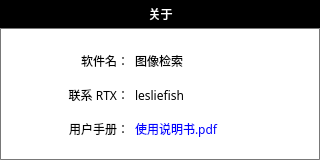
<?xml version="1.0" encoding="UTF-8"?>
<ui version="4.0">
 <class>AboutDlg</class>
 <widget class="QDialog" name="AboutDlg">
  <property name="geometry">
   <rect>
    <x>0</x>
    <y>0</y>
    <width>320</width>
    <height>160</height>
   </rect>
  </property>
  <property name="minimumSize">
   <size>
    <width>320</width>
    <height>160</height>
   </size>
  </property>
  <property name="maximumSize">
   <size>
    <width>320</width>
    <height>160</height>
   </size>
  </property>
  <property name="font">
   <font>
    <family>微软雅黑</family>
   </font>
  </property>
  <property name="windowTitle">
   <string>Dialog</string>
  </property>
  <property name="styleSheet">
   <string notr="true">QWidget#AboutDlg
{
background:#F7F7F7;
border: 1px solid #999999;
border-radius: 1px;
}</string>
  </property>
  <layout class="QGridLayout" name="gridLayout_2">
   <property name="leftMargin">
    <number>0</number>
   </property>
   <property name="topMargin">
    <number>0</number>
   </property>
   <property name="rightMargin">
    <number>0</number>
   </property>
   <property name="bottomMargin">
    <number>0</number>
   </property>
   <property name="spacing">
    <number>0</number>
   </property>
   <item row="0" column="0">
    <layout class="QVBoxLayout" name="verticalLayout">
     <item>
      <widget class="QWidget" name="m_titleWidget" native="true">
       <property name="maximumSize">
        <size>
         <width>16777215</width>
         <height>28</height>
        </size>
       </property>
       <property name="styleSheet">
        <string notr="true">QWidget#m_titleWidget
{
background:rgb(0, 0, 0);
}</string>
       </property>
       <layout class="QGridLayout" name="gridLayout">
        <property name="leftMargin">
         <number>0</number>
        </property>
        <property name="topMargin">
         <number>0</number>
        </property>
        <property name="rightMargin">
         <number>0</number>
        </property>
        <property name="bottomMargin">
         <number>0</number>
        </property>
        <property name="spacing">
         <number>0</number>
        </property>
        <item row="0" column="0">
         <layout class="QHBoxLayout" name="horizontalLayout">
          <item>
           <spacer name="horizontalSpacer_3">
            <property name="orientation">
             <enum>Qt::Horizontal</enum>
            </property>
            <property name="sizeType">
             <enum>QSizePolicy::Fixed</enum>
            </property>
            <property name="sizeHint" stdset="0">
             <size>
              <width>35</width>
              <height>28</height>
             </size>
            </property>
           </spacer>
          </item>
          <item>
           <spacer name="horizontalSpacer_2">
            <property name="orientation">
             <enum>Qt::Horizontal</enum>
            </property>
            <property name="sizeHint" stdset="0">
             <size>
              <width>40</width>
              <height>20</height>
             </size>
            </property>
           </spacer>
          </item>
          <item>
           <widget class="QPushButton" name="m_aboutTitleBtn">
            <property name="minimumSize">
             <size>
              <width>35</width>
              <height>28</height>
             </size>
            </property>
            <property name="maximumSize">
             <size>
              <width>66666</width>
              <height>28</height>
             </size>
            </property>
            <property name="font">
             <font>
              <family>微软雅黑</family>
             </font>
            </property>
            <property name="styleSheet">
             <string notr="true">QPushButton#m_aboutTitleBtn
{
color: #FFFFFF;
border-radius:1px;
background-repeat:no-repeat;
background-position:center;
}
QPushButton#m_aboutTitleBtn:hover
{

}</string>
            </property>
            <property name="text">
             <string>关于</string>
            </property>
           </widget>
          </item>
          <item>
           <spacer name="horizontalSpacer">
            <property name="orientation">
             <enum>Qt::Horizontal</enum>
            </property>
            <property name="sizeHint" stdset="0">
             <size>
              <width>40</width>
              <height>20</height>
             </size>
            </property>
           </spacer>
          </item>
          <item>
           <widget class="QPushButton" name="m_aboutCloseBtn">
            <property name="minimumSize">
             <size>
              <width>35</width>
              <height>28</height>
             </size>
            </property>
            <property name="maximumSize">
             <size>
              <width>35</width>
              <height>28</height>
             </size>
            </property>
            <property name="styleSheet">
             <string notr="true">QPushButton#m_aboutCloseBtn
{
color: #999999;
border-radius:1px;
font: bold 14px;
padding: 6px;
background-image:url(:/Title/Button/images/close.png);
background-repeat:no-repeat;
background-position:center;
}
QPushButton#m_aboutCloseBtn:hover
{
color:white;
background:red;
background-image:url(:/Title/Button/images/close.png);
background-repeat:no-repeat;
background-position:center;
}</string>
            </property>
            <property name="text">
             <string/>
            </property>
           </widget>
          </item>
         </layout>
        </item>
       </layout>
      </widget>
     </item>
     <item>
      <widget class="QWidget" name="m_aboutMainWidget" native="true">
       <property name="styleSheet">
        <string notr="true">QWidget#m_aboutMainWidget
{
background:white;
border:1px solid rgb(120, 120, 120);
border-radius: 1px;
}</string>
       </property>
       <layout class="QGridLayout" name="gridLayout_3">
        <item row="1" column="1" rowspan="2" colspan="2">
         <layout class="QVBoxLayout" name="verticalLayout_2">
          <item>
           <layout class="QHBoxLayout" name="horizontalLayout_2">
            <item>
             <widget class="QLabel" name="label">
              <property name="minimumSize">
               <size>
                <width>80</width>
                <height>28</height>
               </size>
              </property>
              <property name="maximumSize">
               <size>
                <width>80</width>
                <height>28</height>
               </size>
              </property>
              <property name="font">
               <font>
                <family>微软雅黑</family>
               </font>
              </property>
              <property name="text">
               <string>软件名：</string>
              </property>
              <property name="alignment">
               <set>Qt::AlignRight|Qt::AlignTrailing|Qt::AlignVCenter</set>
              </property>
             </widget>
            </item>
            <item>
             <widget class="QLabel" name="label_3">
              <property name="minimumSize">
               <size>
                <width>80</width>
                <height>28</height>
               </size>
              </property>
              <property name="maximumSize">
               <size>
                <width>200</width>
                <height>28</height>
               </size>
              </property>
              <property name="font">
               <font>
                <family>微软雅黑</family>
               </font>
              </property>
              <property name="text">
               <string>图像检索</string>
              </property>
             </widget>
            </item>
           </layout>
          </item>
          <item>
           <layout class="QHBoxLayout" name="horizontalLayout_4">
            <item>
             <widget class="QLabel" name="label_5">
              <property name="minimumSize">
               <size>
                <width>80</width>
                <height>28</height>
               </size>
              </property>
              <property name="maximumSize">
               <size>
                <width>80</width>
                <height>28</height>
               </size>
              </property>
              <property name="font">
               <font>
                <family>微软雅黑</family>
               </font>
              </property>
              <property name="text">
               <string>联系 RTX：</string>
              </property>
              <property name="alignment">
               <set>Qt::AlignRight|Qt::AlignTrailing|Qt::AlignVCenter</set>
              </property>
             </widget>
            </item>
            <item>
             <widget class="QLabel" name="label_6">
              <property name="minimumSize">
               <size>
                <width>80</width>
                <height>28</height>
               </size>
              </property>
              <property name="maximumSize">
               <size>
                <width>200</width>
                <height>28</height>
               </size>
              </property>
              <property name="font">
               <font>
                <family>微软雅黑</family>
               </font>
              </property>
              <property name="text">
               <string>lesliefish</string>
              </property>
             </widget>
            </item>
           </layout>
          </item>
          <item>
           <layout class="QHBoxLayout" name="horizontalLayout_3">
            <item>
             <widget class="QLabel" name="label_2">
              <property name="minimumSize">
               <size>
                <width>80</width>
                <height>28</height>
               </size>
              </property>
              <property name="maximumSize">
               <size>
                <width>80</width>
                <height>28</height>
               </size>
              </property>
              <property name="font">
               <font>
                <family>微软雅黑</family>
               </font>
              </property>
              <property name="text">
               <string>用户手册：</string>
              </property>
              <property name="alignment">
               <set>Qt::AlignRight|Qt::AlignTrailing|Qt::AlignVCenter</set>
              </property>
             </widget>
            </item>
            <item>
             <widget class="QPushButton" name="m_openBtn">
              <property name="minimumSize">
               <size>
                <width>80</width>
                <height>28</height>
               </size>
              </property>
              <property name="maximumSize">
               <size>
                <width>200</width>
                <height>28</height>
               </size>
              </property>
              <property name="font">
               <font>
                <family>微软雅黑</family>
               </font>
              </property>
              <property name="toolTip">
               <string>Open File</string>
              </property>
              <property name="autoFillBackground">
               <bool>false</bool>
              </property>
              <property name="styleSheet">
               <string notr="true">QPushButton#m_openBtn
{
text-align : left;
color: blue;
border-radius:1px;
background-repeat:no-repeat;
background-position:center;
}
QPushButton#m_titleTextBtn:hover
{

}</string>
              </property>
              <property name="text">
               <string>使用说明书.pdf</string>
              </property>
             </widget>
            </item>
           </layout>
          </item>
         </layout>
        </item>
        <item row="0" column="2">
         <spacer name="verticalSpacer">
          <property name="orientation">
           <enum>Qt::Vertical</enum>
          </property>
          <property name="sizeHint" stdset="0">
           <size>
            <width>20</width>
            <height>13</height>
           </size>
          </property>
         </spacer>
        </item>
        <item row="1" column="0">
         <spacer name="horizontalSpacer_4">
          <property name="orientation">
           <enum>Qt::Horizontal</enum>
          </property>
          <property name="sizeType">
           <enum>QSizePolicy::Fixed</enum>
          </property>
          <property name="sizeHint" stdset="0">
           <size>
            <width>40</width>
            <height>20</height>
           </size>
          </property>
         </spacer>
        </item>
        <item row="1" column="3">
         <spacer name="horizontalSpacer_5">
          <property name="orientation">
           <enum>Qt::Horizontal</enum>
          </property>
          <property name="sizeType">
           <enum>QSizePolicy::Fixed</enum>
          </property>
          <property name="sizeHint" stdset="0">
           <size>
            <width>20</width>
            <height>20</height>
           </size>
          </property>
         </spacer>
        </item>
        <item row="3" column="3">
         <spacer name="verticalSpacer_2">
          <property name="orientation">
           <enum>Qt::Vertical</enum>
          </property>
          <property name="sizeType">
           <enum>QSizePolicy::Fixed</enum>
          </property>
          <property name="sizeHint" stdset="0">
           <size>
            <width>20</width>
            <height>8</height>
           </size>
          </property>
         </spacer>
        </item>
       </layout>
      </widget>
     </item>
    </layout>
   </item>
  </layout>
 </widget>
 <resources/>
 <connections/>
</ui>
